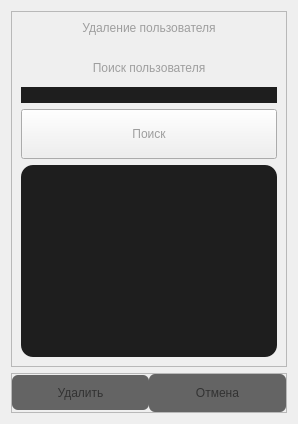
                   <widget class="QWidget" name="page_delete_user_3">
                    <layout class="QVBoxLayout" name="verticalLayout_9">
                     <item>
                      <widget class="QFrame" name="frame_10">
                       <property name="maximumSize">
                        <size>
                         <width>16777215</width>
                         <height>9000</height>
                        </size>
                       </property>
                       <property name="frameShape">
                        <enum>QFrame::StyledPanel</enum>
                       </property>
                       <property name="frameShadow">
                        <enum>QFrame::Raised</enum>
                       </property>
                       <layout class="QVBoxLayout" name="verticalLayout_8">
                        <item>
                         <widget class="QLabel" name="label_del_info_3">
                          <property name="minimumSize">
                           <size>
                            <width>0</width>
                            <height>0</height>
                           </size>
                          </property>
                          <property name="maximumSize">
                           <size>
                            <width>16777215</width>
                            <height>45</height>
                           </size>
                          </property>
                          <property name="styleSheet">
                           <string notr="true">color: rgb(158, 158, 158);</string>
                          </property>
                          <property name="text">
                           <string>Удаление пользователя</string>
                          </property>
                          <property name="alignment">
                           <set>Qt::AlignCenter</set>
                          </property>
                         </widget>
                        </item>
                        <item>
                         <widget class="QLabel" name="label_del_search_3">
                          <property name="minimumSize">
                           <size>
                            <width>0</width>
                            <height>40</height>
                           </size>
                          </property>
                          <property name="maximumSize">
                           <size>
                            <width>16777215</width>
                            <height>25</height>
                           </size>
                          </property>
                          <property name="styleSheet">
                           <string notr="true">color: rgb(158, 158, 158);</string>
                          </property>
                          <property name="text">
                           <string>Поиск пользователя</string>
                          </property>
                          <property name="alignment">
                           <set>Qt::AlignCenter</set>
                          </property>
                         </widget>
                        </item>
                        <item>
                         <widget class="QLineEdit" name="lineEdit_del_search_3">
                          <property name="styleSheet">
                           <string notr="true">background-color: rgb(30, 30, 30);
font: 14pt &quot;Cantarell&quot;;
color: rgb(158, 158, 158);
border:0px;
border-radius: 12px;
</string>
                          </property>
                         </widget>
                        </item>
                        <item>
                         <widget class="QPushButton" name="pushButton_del_search_3">
                          <property name="minimumSize">
                           <size>
                            <width>0</width>
                            <height>50</height>
                           </size>
                          </property>
                          <property name="styleSheet">
                           <string notr="true">color: rgb(158, 158, 158);</string>
                          </property>
                          <property name="text">
                           <string>Поиск</string>
                          </property>
                         </widget>
                        </item>
                        <item>
                         <widget class="QListWidget" name="listWidget_del_users_3">
                          <property name="maximumSize">
                           <size>
                            <width>16777215</width>
                            <height>9000</height>
                           </size>
                          </property>
                          <property name="styleSheet">
                           <string notr="true">background-color: rgb(30, 30, 30);
font: 14pt &quot;Cantarell&quot;;
color: rgb(158, 158, 158);
border:0px;
border-radius: 12px;
</string>
                          </property>
                         </widget>
                        </item>
                       </layout>
                      </widget>
                     </item>
                     <item>
                      <widget class="QFrame" name="frame_11">
                       <property name="minimumSize">
                        <size>
                         <width>0</width>
                         <height>40</height>
                        </size>
                       </property>
                       <property name="maximumSize">
                        <size>
                         <width>16777215</width>
                         <height>40</height>
                        </size>
                       </property>
                       <property name="frameShape">
                        <enum>QFrame::StyledPanel</enum>
                       </property>
                       <property name="frameShadow">
                        <enum>QFrame::Raised</enum>
                       </property>
                       <layout class="QHBoxLayout" name="horizontalLayout_7">
                        <property name="spacing">
                         <number>0</number>
                        </property>
                        <property name="leftMargin">
                         <number>0</number>
                        </property>
                        <property name="topMargin">
                         <number>0</number>
                        </property>
                        <property name="rightMargin">
                         <number>0</number>
                        </property>
                        <property name="bottomMargin">
                         <number>0</number>
                        </property>
                        <item>
                         <widget class="QPushButton" name="pushButton_del_save_3">
                          <property name="maximumSize">
                           <size>
                            <width>300</width>
                            <height>35</height>
                           </size>
                          </property>
                          <property name="styleSheet">
                           <string notr="true">

QPushButton{
background-color: rgb(100, 100, 100);

color: rgb(50, 50, 50);
border:0px;
border-radius: 6px;
}

QPushButton:hover{
background-color: rgb(130, 130, 130);
color: rgb(50, 50, 50);
border-radius: 6px;
}



</string>
                          </property>
                          <property name="text">
                           <string>Удалить</string>
                          </property>
                         </widget>
                        </item>
                        <item>
                         <widget class="QPushButton" name="pushButton_del_cancel_3">
                          <property name="maximumSize">
                           <size>
                            <width>300</width>
                            <height>48</height>
                           </size>
                          </property>
                          <property name="styleSheet">
                           <string notr="true">

QPushButton{
background-color: rgb(100, 100, 100);

color: rgb(50, 50, 50);
border:0px;
border-radius: 6px;
}

QPushButton:hover{
background-color: rgb(130, 130, 130);
color: rgb(50, 50, 50);
border-radius: 6px;
}



</string>
                          </property>
                          <property name="text">
                           <string>Отмена</string>
                          </property>
                         </widget>
                        </item>
                       </layout>
                      </widget>
                     </item>
                    </layout>
                   </widget>
